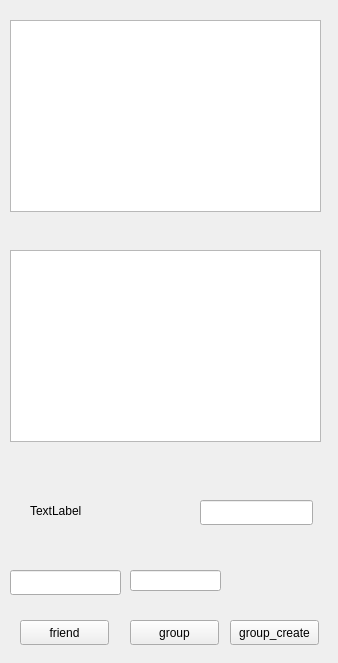
<?xml version="1.0" encoding="UTF-8"?>
<ui version="4.0">
 <class>qqContact</class>
 <widget class="QWidget" name="qqContact">
  <property name="geometry">
   <rect>
    <x>0</x>
    <y>0</y>
    <width>338</width>
    <height>663</height>
   </rect>
  </property>
  <property name="windowTitle">
   <string>Form</string>
  </property>
  <widget class="QListWidget" name="friends">
   <property name="geometry">
    <rect>
     <x>10</x>
     <y>20</y>
     <width>311</width>
     <height>192</height>
    </rect>
   </property>
  </widget>
  <widget class="QLineEdit" name="jiahaoyou">
   <property name="geometry">
    <rect>
     <x>10</x>
     <y>570</y>
     <width>111</width>
     <height>25</height>
    </rect>
   </property>
  </widget>
  <widget class="QListWidget" name="listWidget">
   <property name="geometry">
    <rect>
     <x>10</x>
     <y>250</y>
     <width>311</width>
     <height>192</height>
    </rect>
   </property>
  </widget>
  <widget class="QLineEdit" name="jiaqun">
   <property name="geometry">
    <rect>
     <x>130</x>
     <y>570</y>
     <width>91</width>
     <height>21</height>
    </rect>
   </property>
  </widget>
  <widget class="QLabel" name="label">
   <property name="geometry">
    <rect>
     <x>30</x>
     <y>620</y>
     <width>66</width>
     <height>17</height>
    </rect>
   </property>
   <property name="text">
    <string/>
   </property>
  </widget>
  <widget class="QPushButton" name="add_friend">
   <property name="geometry">
    <rect>
     <x>20</x>
     <y>620</y>
     <width>89</width>
     <height>25</height>
    </rect>
   </property>
   <property name="text">
    <string>friend</string>
   </property>
  </widget>
  <widget class="QPushButton" name="add_group">
   <property name="geometry">
    <rect>
     <x>130</x>
     <y>620</y>
     <width>89</width>
     <height>25</height>
    </rect>
   </property>
   <property name="text">
    <string>group</string>
   </property>
  </widget>
  <widget class="QLabel" name="head">
   <property name="geometry">
    <rect>
     <x>30</x>
     <y>470</y>
     <width>67</width>
     <height>81</height>
    </rect>
   </property>
   <property name="text">
    <string>TextLabel</string>
   </property>
  </widget>
  <widget class="QLineEdit" name="lineEdit">
   <property name="geometry">
    <rect>
     <x>200</x>
     <y>500</y>
     <width>113</width>
     <height>25</height>
    </rect>
   </property>
  </widget>
  <widget class="QPushButton" name="group_create">
   <property name="geometry">
    <rect>
     <x>230</x>
     <y>620</y>
     <width>89</width>
     <height>25</height>
    </rect>
   </property>
   <property name="text">
    <string>group_create</string>
   </property>
  </widget>
 </widget>
 <resources/>
 <connections/>
</ui>
